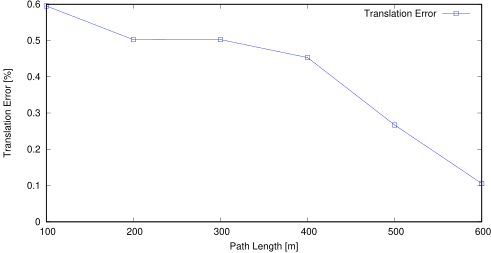

Write gnuplot code to recreate this figure.
set term postscript eps enhanced color
set output "sub07_tl.eps"
set size ratio 0.5
set yrange [0:*]
set xlabel "Path Length [m]"
set ylabel "Translation Error [%]"
plot "sub07_tl.txt" using 1:($2*100) title 'Translation Error' lc rgb "#0000FF" pt 4 w linespoints
